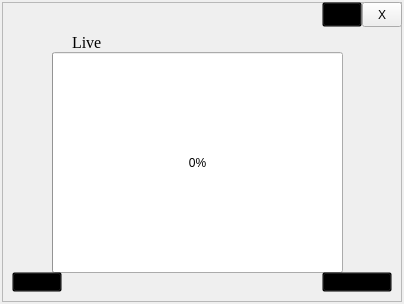
<?xml version="1.0" encoding="UTF-8"?>
<ui version="4.0">
 <class>Widget</class>
 <widget class="QWidget" name="Widget">
  <property name="geometry">
   <rect>
    <x>0</x>
    <y>0</y>
    <width>404</width>
    <height>304</height>
   </rect>
  </property>
  <property name="windowTitle">
   <string>Widget</string>
  </property>
  <property name="styleSheet">
   <string notr="true">QFrame{
border:sold 10px rgba(0,0,0);
background-image:url(E:/study/QT_Project/LiveSystem/LiveSystemClient/rsc/background.png);
}

QLineEdit{
color:#8d98a1;
background-color:rgb(255, 255, 255);
font-size:16px;
border-style:outset;
border-radius:10px;
font-style:MingLiU-ExtB;
}
QPushButton{
background:#ced1d8;
border-style:outset;
border-radius:10px;
font-style:MingLiU-ExtB;
}
QPushButton:pressed{
background-color:rgb(224,0,0);
border-style:inset;
font-style:MingLiU-ExtB;
}
QCheckBox{
background:rgba(85,170,255,0);
color:white;
font-style:MingLiU-ExtB;
}
QLabel{
background:rgba(85,170,255,0);
color:white;
font-style:MingLiU-ExtB;
font-size:14px;
}
background-color: rgb(94, 94, 94);</string>
  </property>
  <widget class="QFrame" name="frame">
   <property name="geometry">
    <rect>
     <x>2</x>
     <y>2</y>
     <width>400</width>
     <height>300</height>
    </rect>
   </property>
   <property name="styleSheet">
    <string notr="true"/>
   </property>
   <property name="frameShape">
    <enum>QFrame::StyledPanel</enum>
   </property>
   <property name="frameShadow">
    <enum>QFrame::Raised</enum>
   </property>
   <widget class="QtMaterialAutoComplete" name="lineEdit_name">
    <property name="geometry">
     <rect>
      <x>110</x>
      <y>130</y>
      <width>180</width>
      <height>30</height>
     </rect>
    </property>
    <property name="placeholderText">
     <string>Username</string>
    </property>
   </widget>
   <widget class="QtMaterialAutoComplete" name="lineEdit_pwd">
    <property name="geometry">
     <rect>
      <x>110</x>
      <y>180</y>
      <width>180</width>
      <height>30</height>
     </rect>
    </property>
    <property name="placeholderText">
     <string>Password</string>
    </property>
   </widget>
   <widget class="QPushButton" name="pushButton_login">
    <property name="geometry">
     <rect>
      <x>150</x>
      <y>230</y>
      <width>100</width>
      <height>40</height>
     </rect>
    </property>
    <property name="text">
     <string>登录</string>
    </property>
   </widget>
   <widget class="QLabel" name="label_user_pic">
    <property name="geometry">
     <rect>
      <x>170</x>
      <y>55</y>
      <width>50</width>
      <height>50</height>
     </rect>
    </property>
    <property name="text">
     <string/>
    </property>
    <property name="pixmap">
     <pixmap resource="Rsc.qrc">:/rsc/user.png</pixmap>
    </property>
   </widget>
   <widget class="QLabel" name="label_logo">
    <property name="geometry">
     <rect>
      <x>10</x>
      <y>10</y>
      <width>50</width>
      <height>50</height>
     </rect>
    </property>
    <property name="text">
     <string/>
    </property>
    <property name="pixmap">
     <pixmap resource="Rsc.qrc">:/rsc/live.png</pixmap>
    </property>
   </widget>
   <widget class="QLabel" name="label_name_logo">
    <property name="geometry">
     <rect>
      <x>80</x>
      <y>135</y>
      <width>20</width>
      <height>20</height>
     </rect>
    </property>
    <property name="text">
     <string/>
    </property>
    <property name="pixmap">
     <pixmap resource="Rsc.qrc">:/rsc/username.png</pixmap>
    </property>
   </widget>
   <widget class="QLabel" name="label_pwd_logo">
    <property name="geometry">
     <rect>
      <x>80</x>
      <y>185</y>
      <width>20</width>
      <height>20</height>
     </rect>
    </property>
    <property name="text">
     <string/>
    </property>
    <property name="pixmap">
     <pixmap resource="Rsc.qrc">:/rsc/password.png</pixmap>
    </property>
   </widget>
   <widget class="QLabel" name="label_font">
    <property name="geometry">
     <rect>
      <x>70</x>
      <y>15</y>
      <width>50</width>
      <height>50</height>
     </rect>
    </property>
    <property name="font">
     <font>
      <family>Times New Roman</family>
      <pointsize>12</pointsize>
      <weight>50</weight>
      <italic>false</italic>
      <bold>false</bold>
     </font>
    </property>
    <property name="styleSheet">
     <string notr="true">font: 12pt &quot;Times New Roman&quot;;</string>
    </property>
    <property name="text">
     <string>Live</string>
    </property>
   </widget>
   <widget class="MyToolButtonMin" name="toolButton_min">
    <property name="geometry">
     <rect>
      <x>320</x>
      <y>0</y>
      <width>40</width>
      <height>25</height>
     </rect>
    </property>
    <property name="styleSheet">
     <string notr="true">background-color:rgba(0,0,0,0);</string>
    </property>
    <property name="text">
     <string>-</string>
    </property>
   </widget>
   <widget class="MyToolButtonClose" name="toolButton_close">
    <property name="geometry">
     <rect>
      <x>360</x>
      <y>0</y>
      <width>40</width>
      <height>25</height>
     </rect>
    </property>
    <property name="styleSheet">
     <string notr="true">/*background-color: rgba(251, 115, 115, 0);*/</string>
    </property>
    <property name="text">
     <string>X</string>
    </property>
   </widget>
   <widget class="QtMaterialCircularProgress" name="progressBar">
    <property name="geometry">
     <rect>
      <x>50</x>
      <y>50</y>
      <width>291</width>
      <height>221</height>
     </rect>
    </property>
    <property name="value">
     <number>0</number>
    </property>
   </widget>
   <widget class="MyToolButtonFont" name="toolButton_signin">
    <property name="geometry">
     <rect>
      <x>10</x>
      <y>270</y>
      <width>50</width>
      <height>20</height>
     </rect>
    </property>
    <property name="styleSheet">
     <string notr="true">background-color:rgba(0,0,0,0);</string>
    </property>
    <property name="text">
     <string>注册</string>
    </property>
   </widget>
   <widget class="MyToolButtonFont" name="toolButton_getpwd">
    <property name="geometry">
     <rect>
      <x>320</x>
      <y>270</y>
      <width>70</width>
      <height>20</height>
     </rect>
    </property>
    <property name="styleSheet">
     <string notr="true">background-color:rgba(0,0,0,0);</string>
    </property>
    <property name="text">
     <string>找回密码</string>
    </property>
   </widget>
  </widget>
 </widget>
 <customwidgets>
  <customwidget>
   <class>MyToolButtonClose</class>
   <extends>QToolButton</extends>
   <header location="global">mycontrolwidgets.h</header>
  </customwidget>
  <customwidget>
   <class>QtMaterialAutoComplete</class>
   <extends>QLineEdit</extends>
   <header location="global">qtmaterialautocomplete.h</header>
  </customwidget>
  <customwidget>
   <class>QtMaterialCircularProgress</class>
   <extends>QProgressBar</extends>
   <header location="global">qtmaterialcircularprogress.h</header>
  </customwidget>
  <customwidget>
   <class>MyToolButtonMin</class>
   <extends>QToolButton</extends>
   <header location="global">mycontrolwidgets.h</header>
  </customwidget>
  <customwidget>
   <class>MyToolButtonFont</class>
   <extends>QToolButton</extends>
   <header location="global">mycontrolwidgets.h</header>
  </customwidget>
 </customwidgets>
 <resources>
  <include location="Rsc.qrc"/>
 </resources>
 <connections/>
</ui>
